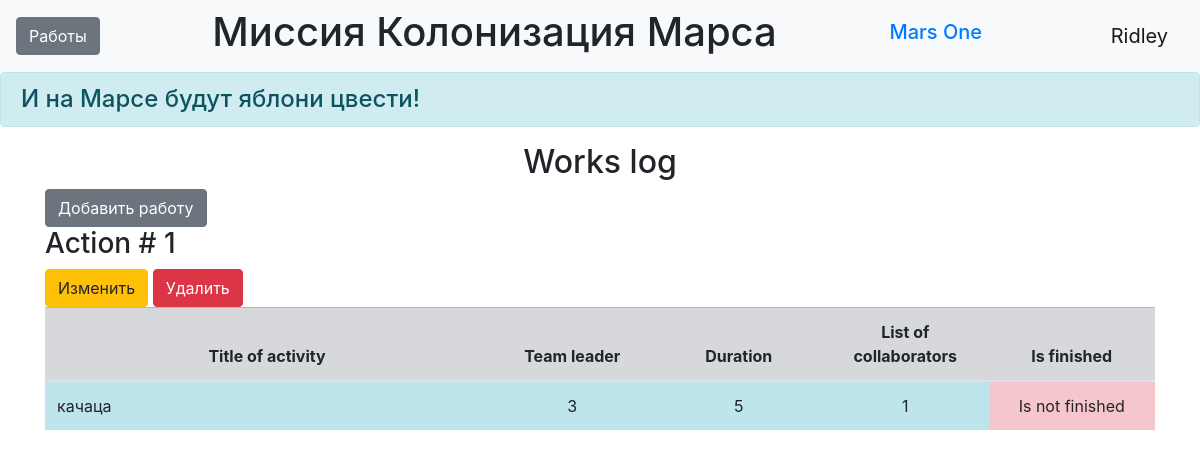
The page /jobs (signed in) on the database its author committed.
### data/users.py (models this page shows, shortened)
class User(SqlAlchemyBase, UserMixin):
    __tablename__ = 'users'
    id = sqlalchemy.Column(sqlalchemy.Integer,
                           primary_key=True, autoincrement=True)
    surname = sqlalchemy.Column(sqlalchemy.String, nullable=True)
    name = sqlalchemy.Column(sqlalchemy.String, nullable=True)
    age = sqlalchemy.Column(sqlalchemy.Integer, nullable=True)
    position = sqlalchemy.Column(sqlalchemy.String, nullable=True)
    speciality = sqlalchemy.Column(sqlalchemy.String, nullable=True)
    address = sqlalchemy.Column(sqlalchemy.String, nullable=True)
    email = sqlalchemy.Column(sqlalchemy.String,
                              index=True, unique=True, nullable=True)
    hashed_password = sqlalchemy.Column(sqlalchemy.String, nullable=True)
    modified_date = sqlalchemy.Column(sqlalchemy.DateTime,
                                      default=datetime.datetime.now)
    jobs = orm.relationship('Jobs', back_populates='user')

### data/jobs.py (models this page shows)
class Jobs(SqlAlchemyBase):
    __tablename__ = 'jobs'
    id = sqlalchemy.Column(sqlalchemy.Integer,
                           primary_key=True, autoincrement=True)
    team_leader = sqlalchemy.Column(sqlalchemy.Integer,
                                    sqlalchemy.ForeignKey("users.id"))
    job = sqlalchemy.Column(sqlalchemy.String, nullable=True)
    work_size = sqlalchemy.Column(sqlalchemy.Integer, nullable=True)
    collaborators = sqlalchemy.Column(sqlalchemy.String, nullable=True)
    is_finished = sqlalchemy.Column(sqlalchemy.Boolean, default=True)
    start_date = sqlalchemy.Column(sqlalchemy.DateTime,
                                   default=datetime.datetime.now)
    end_date = sqlalchemy.Column(sqlalchemy.DateTime,
                                 default=datetime.datetime.now)
    user = orm.relationship('User')

### main.py (the view)
@app.route('/jobs')
def jobs():
    db_sess = db_session.create_session()
    jobs = db_sess.query(Jobs).all()
    return render_template('jobs.html', jobs=jobs)

### data/db_session.py (called while the page is built)
def create_session() -> Session:
    global __factory
    return __factory()

### main.py (called while the page is built)
@login_manager.user_loader
def load_user(user_id):
    db_sess = db_session.create_session()
    return db_sess.query(User).get(user_id)

### templates/jobs.html
{% extends "base.html" %}
{% block content %}
<h2>Works log</h2>
{% if current_user.is_authenticated %}
    <a href="add_jobs" class="btn btn-secondary">Добавить работу</a>
{% endif %}
{% for item in jobs %}
<h3>Action # {{item.id}}</h3>
<table class="table">
  <thead>
    <tr class="table-secondary cell-1">
      <th scope="col" width="40%">Title of activity</th>
      <th scope="col" width="15%">Team leader</th>
      <th scope="col" width="15%">Duration</th>
      <th scope="col" width="15%">List of collaborators</th>
      <th scope="col" width="15%">Is finished</th>
    </tr>
  </thead>
  <tbody>
    <tr>
      <td scope="row" class="table-info">{{item.job}}</td>
      <td class="table-info" align="center">{{item.team_leader}}</td>
      <td class="table-info" align="center">{{item.work_size}}</td>
      <td class="table-info" align="center">{{item.collaborators}}</td>
      {% if item.is_finished %}
      <td class="table-success" align="center">Finished</td>
      {% else %}
      <td class="table-danger" align="center">Is not finished</td>
      {% endif %}
    </tr>
  <tr>
  {% if current_user.is_authenticated and (current_user == item.user  or current_user.id == 1) %}
    <div>
        <a href="/work_edit/{{ item.id }}" class="btn btn-warning">
            Изменить
        </a>
        <a href="/works_delete/{{ item.id }}" class="btn btn-danger">
            Удалить
        </a>
    </div>
    {% endif %}
  </tr>
</table>
{% endfor %}
{% endblock %}

### templates/base.html (shortened to what this page needs)
<!doctype html>
<html lang="en">
<head>
    <link rel="stylesheet"
          href="https://stackpath.bootstrapcdn.com/bootstrap/4.4.1/css/bootstrap.min.css"
>
    <link rel="stylesheet" type="text/css" href="../static/css/style.css" />
</head>
<body>
<header>
    <nav class="navbar navbar-light bg-light">
        {% if current_user.is_authenticated %}
        <a href="jobs" class="btn btn-secondary">Работы</a>
    {% endif %}
        <h1 class="muted-text">Миссия Колонизация Марса</h1>
        <h1 class="navbar-brand"><a href="#">Mars One</a></h1>
        {% if current_user.is_authenticated %}
    <a class="navbar-brand" href="/logout">{{ current_user.name }}</a>
{% else %}
    <p>
        <a class="btn btn-primary " href="/register">Зарегистрироваться</a>
        <a class="btn btn-success" href="/login">Войти</a>
    </p>
{% endif %}
    </nav>
    <h4 class="alert alert-info">И на Марсе будут яблони цвести!</h4>
</header>
<main role="main" class="container">
    {% block content %}{% endblock %}
</main>
</body>
</html>

### static/css/style.css (style rules this page uses)
th, center-text { text-align: center; vertical-align: middle; }
h2 { text-align: center; }
.cell-1 { vertical-align: middle; }

### rows shown on the page
User: name "Ridley"
Jobs: id "1", job "качаца", team_leader "3", work_size "5", collaborators "1", is_finished "Is not finished"
